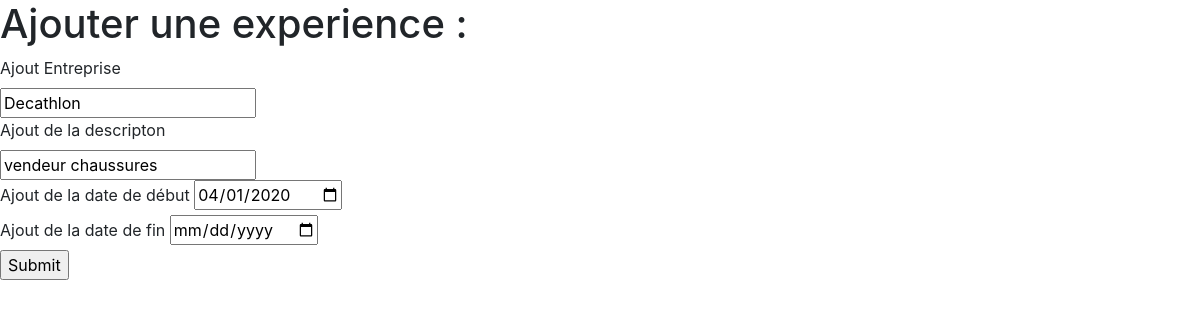
Page /editXp.php?id=6 (signed in) on the committed database.
### tables this page shows
CREATE TABLE IF NOT EXISTS `experience` (
  `id` int(11) NOT NULL AUTO_INCREMENT,
  `titre` varchar(250) NOT NULL,
  `description` text NOT NULL,
  `date_debut` date DEFAULT NULL,
  `date_fin` date DEFAULT NULL,
  PRIMARY KEY (`id`),
  UNIQUE KEY `experience_id_uindex` (`id`)
);

### parts/functions.php (called while the page is built, shortened)
<?php
    function getXpById($dataBase, $id) {
        $requestXp = $dataBase->prepare('SELECT * FROM experience WHERE id=:id');
        $requestXp->execute([
            'id' => $id
        ]);
        return $requestXp;
    }
?>

### editXp.php (the view, shortened to what this page needs)
<?php
require_once('parts/includes.php');
$xpSelected = getXpById($dataBase, $_GET['id']);
$resultXpSelected = $xpSelected->fetch();
?>
<h1>Ajouter une experience : </h1>
<form action="" method="post">
<label for="titre">Ajout Entreprise</label>
<br>
<input type="text" name="titre" required
            <?php echo('value="'.$resultXpSelected['titre'].'"');
            ?>
            <?php if(isset($_POST['titre'])){
            echo('value="'.$_POST['titre'].'"');
            }?>>
<br>
<label for="description">Ajout de la descripton</label>
<br>
<input type="text" name="description" required
<?php echo('value="'.$resultXpSelected['description'].'"');
            ?>
            <?php if(isset($_POST['description'])){
            echo('value="'.$_POST['description'].'"');
            }?>>
<br>
<label for="date_debut">Ajout de la date de début </label>
<input type="date" name="date_debut" placeholder="Compétence" required
<?php echo('value="'.$resultXpSelected['date_debut'].'"');
            ?>
            <?php if(isset($_POST['date_debut'])){
            echo('value="'.$_POST['date_debut'].'"');
            }?>>
<br>
<label for="date_fin">Ajout de la date de fin </label>
<input type="date" name="date_fin"
<?php echo('value="'.$resultXpSelected['date_fin'].'"');
            ?>
            <?php if(isset($_POST['date_fin'])){
            echo('value="'.$_POST['date_fin'].'"');
            }?>>
<br>
<input type="submit">
</form>

### rows in the picture
experience: titre "Decathlon", description "vendeur chaussures", date_debut "04/01/2020"
